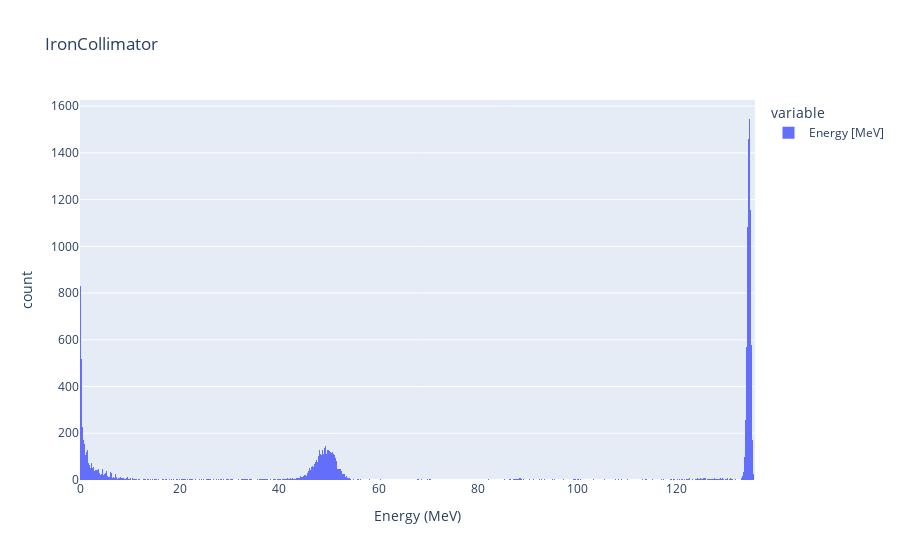
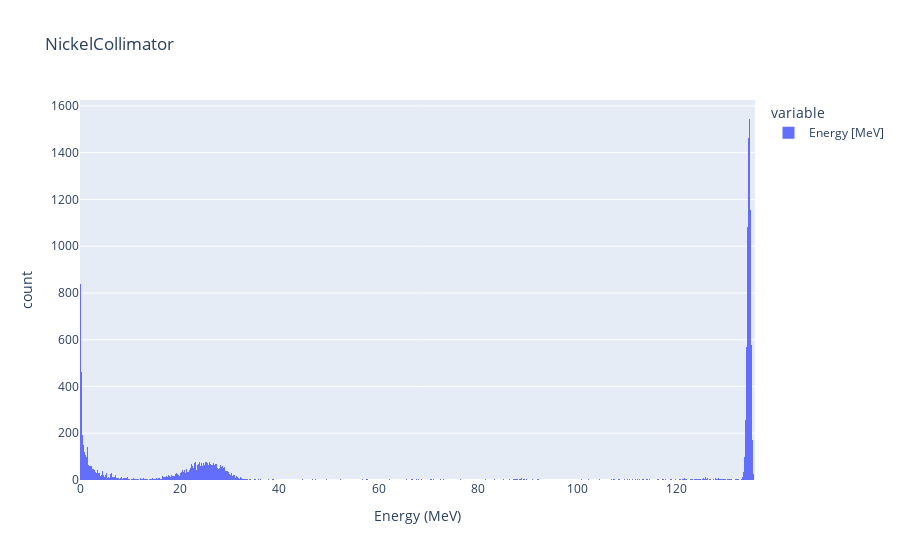
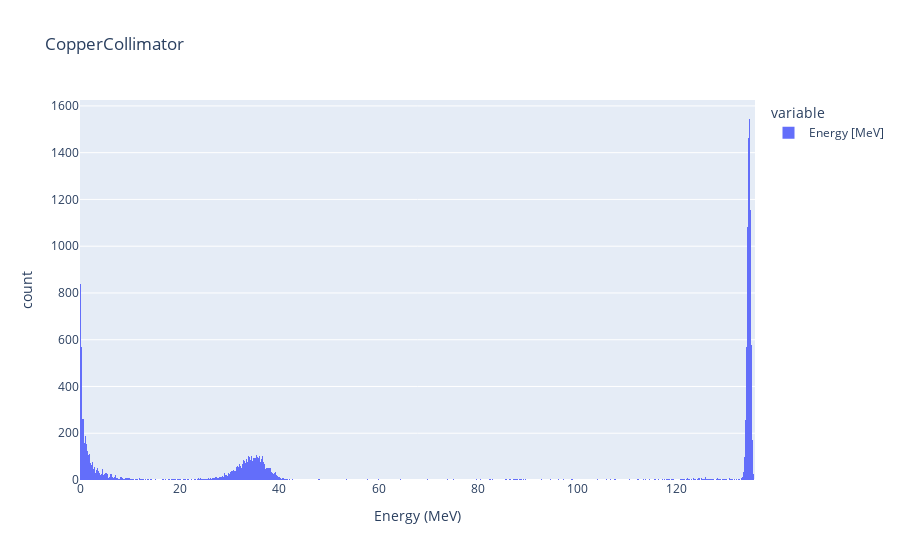
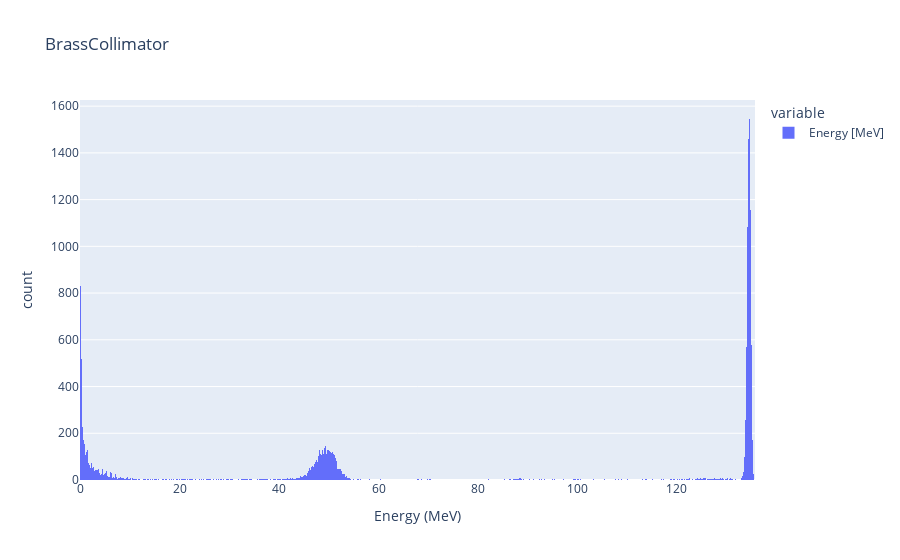

Notebook source saved alongside these figures, in order:
### Markdown cell above
Plotly is used to make the graphic interactive.
The graphic plotted can be filtered based on the nomenclature part.
The histogram is plotted by:  
        fig = px.histogram(df['Energy [MeV]'], nbins=1000, labels={'value': 'Energy (MeV)'}, 
                   title=f"{component}")

### Code cell
import plotly.express as px

for item, df in phsp_dataframe.items():
    nomen = item.split('_')
    beamtype = nomen [0]          
    beam_energy = nomen[1]       
    material = nomen[2]          
    position = nomen[3]     
    beforeafter = nomen [4]     
    component = nomen[5]         
    other = nomen [6]
    size = nomen[7]     
    key = f"{beamtype}_{beam_energy}_{material}_{position}_{beforeafter}_{component}_{size}"
    if 'Energy [MeV]' in df.columns:
        fig = px.histogram(df['Energy [MeV]'], nbins=1000, labels={'value': 'Energy (MeV)'}, 
                   title=f"{component}")
        fig.show()

### Figure 1 — Plotly figure (JSON) as saved in the notebook; plotly's stock layout.template omitted (floating-point values rounded to 4 significant figures; data arrays with more than 128 entries replaced by an {"elided": "..."} marker saying what was removed)
{"data": [{"bingroup": "x", "hovertemplate": "variable=Energy [MeV]<br>Energy (MeV)=%{x}<br>count=%{y}<extra></extra>", "legendgroup": "Energy [MeV]", "marker": {"color": "#636efa", "pattern": {"shape": ""}}, "name": "Energy [MeV]", "nbinsx": 1000, "orientation": "v", "showlegend": true, "type": "histogram", "x": {"elided": "15096 float values"}, "xaxis": "x", "yaxis": "y"}], "layout": {"barmode": "relative", "legend": {"title": {"text": "variable"}, "tracegroupgap": 0}, "title": {"text": "IronCollimator"}, "xaxis": {"anchor": "y", "domain": [0, 1], "title": {"text": "Energy (MeV)"}}, "yaxis": {"anchor": "x", "domain": [0, 1], "title": {"text": "count"}}}}

### Figure 2 — Plotly figure (JSON) as saved in the notebook; plotly's stock layout.template omitted (floating-point values rounded to 4 significant figures; data arrays with more than 128 entries replaced by an {"elided": "..."} marker saying what was removed)
{"data": [{"bingroup": "x", "hovertemplate": "variable=Energy [MeV]<br>Energy (MeV)=%{x}<br>count=%{y}<extra></extra>", "legendgroup": "Energy [MeV]", "marker": {"color": "#636efa", "pattern": {"shape": ""}}, "name": "Energy [MeV]", "nbinsx": 1000, "orientation": "v", "showlegend": true, "type": "histogram", "x": {"elided": "14447 float values"}, "xaxis": "x", "yaxis": "y"}], "layout": {"barmode": "relative", "legend": {"title": {"text": "variable"}, "tracegroupgap": 0}, "title": {"text": "NickelCollimator"}, "xaxis": {"anchor": "y", "domain": [0, 1], "title": {"text": "Energy (MeV)"}}, "yaxis": {"anchor": "x", "domain": [0, 1], "title": {"text": "count"}}}}

### Figure 3 — Plotly figure (JSON) as saved in the notebook; plotly's stock layout.template omitted (floating-point values rounded to 4 significant figures; data arrays with more than 128 entries replaced by an {"elided": "..."} marker saying what was removed)
{"data": [{"bingroup": "x", "hovertemplate": "variable=Energy [MeV]<br>Energy (MeV)=%{x}<br>count=%{y}<extra></extra>", "legendgroup": "Energy [MeV]", "marker": {"color": "#636efa", "pattern": {"shape": ""}}, "name": "Energy [MeV]", "nbinsx": 1000, "orientation": "v", "showlegend": true, "type": "histogram", "x": {"elided": "15303 float values"}, "xaxis": "x", "yaxis": "y"}], "layout": {"barmode": "relative", "legend": {"title": {"text": "variable"}, "tracegroupgap": 0}, "title": {"text": "CopperCollimator"}, "xaxis": {"anchor": "y", "domain": [0, 1], "title": {"text": "Energy (MeV)"}}, "yaxis": {"anchor": "x", "domain": [0, 1], "title": {"text": "count"}}}}

### Figure 4 — Plotly figure (JSON) as saved in the notebook; plotly's stock layout.template omitted (floating-point values rounded to 4 significant figures; data arrays with more than 128 entries replaced by an {"elided": "..."} marker saying what was removed)
{"data": [{"bingroup": "x", "hovertemplate": "variable=Energy [MeV]<br>Energy (MeV)=%{x}<br>count=%{y}<extra></extra>", "legendgroup": "Energy [MeV]", "marker": {"color": "#636efa", "pattern": {"shape": ""}}, "name": "Energy [MeV]", "nbinsx": 1000, "orientation": "v", "showlegend": true, "type": "histogram", "x": {"elided": "15096 float values"}, "xaxis": "x", "yaxis": "y"}], "layout": {"barmode": "relative", "legend": {"title": {"text": "variable"}, "tracegroupgap": 0}, "title": {"text": "BrassCollimator"}, "xaxis": {"anchor": "y", "domain": [0, 1], "title": {"text": "Energy (MeV)"}}, "yaxis": {"anchor": "x", "domain": [0, 1], "title": {"text": "count"}}}}
